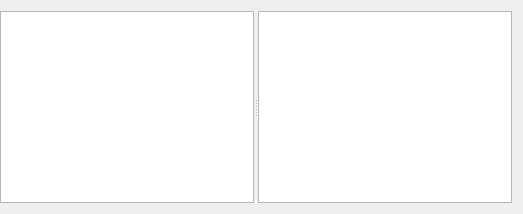
  <widget class="QWidget" name="centralWidget">
   <layout class="QVBoxLayout" name="verticalLayout_2">
    <property name="leftMargin">
     <number>0</number>
    </property>
    <item>
     <widget class="QSplitter" name="splitter">
      <property name="frameShape">
       <enum>QFrame::NoFrame</enum>
      </property>
      <property name="frameShadow">
       <enum>QFrame::Plain</enum>
      </property>
      <property name="orientation">
       <enum>Qt::Horizontal</enum>
      </property>
      <property name="childrenCollapsible">
       <bool>true</bool>
      </property>
      <widget class="MonitorGraphicsView" name="graphicsView">
       <property name="backgroundBrush">
        <brush brushstyle="SolidPattern">
         <color alpha="255">
          <red>0</red>
          <green>0</green>
          <blue>0</blue>
         </color>
        </brush>
       </property>
      </widget>
      <widget class="QWidget" name="layoutWidget">
       <layout class="QVBoxLayout" name="verticalLayout">
        <property name="spacing">
         <number>6</number>
        </property>
        <item>
         <widget class="MonitorAlertsTableView" name="alertsView">
          <property name="font">
           <font>
            <pointsize>8</pointsize>
            <weight>50</weight>
            <bold>false</bold>
            <stylestrategy>PreferDefault</stylestrategy>
           </font>
          </property>
          <property name="styleSheet">
           <string notr="true">
QTableView
{
    outline: 0;
}
 </string>
          </property>
          <property name="lineWidth">
           <number>1</number>
          </property>
          <property name="sizeAdjustPolicy">
           <enum>QAbstractScrollArea::AdjustIgnored</enum>
          </property>
          <property name="editTriggers">
           <set>QAbstractItemView::NoEditTriggers</set>
          </property>
          <property name="showDropIndicator" stdset="0">
           <bool>false</bool>
          </property>
          <property name="dragDropOverwriteMode">
           <bool>false</bool>
          </property>
          <property name="selectionMode">
           <enum>QAbstractItemView::SingleSelection</enum>
          </property>
          <property name="selectionBehavior">
           <enum>QAbstractItemView::SelectRows</enum>
          </property>
          <attribute name="horizontalHeaderDefaultSectionSize">
           <number>50</number>
          </attribute>
          <attribute name="horizontalHeaderMinimumSectionSize">
           <number>2</number>
          </attribute>
          <attribute name="horizontalHeaderStretchLastSection">
           <bool>true</bool>
          </attribute>
          <attribute name="verticalHeaderVisible">
           <bool>true</bool>
          </attribute>
          <attribute name="verticalHeaderCascadingSectionResizes">
           <bool>true</bool>
          </attribute>
          <attribute name="verticalHeaderDefaultSectionSize">
           <number>18</number>
          </attribute>
          <attribute name="verticalHeaderMinimumSectionSize">
           <number>2</number>
          </attribute>
          <attribute name="verticalHeaderStretchLastSection">
           <bool>false</bool>
          </attribute>
         </widget>
        </item>
       </layout>
      </widget>
     </widget>
    </item>
   </layout>
  </widget>
